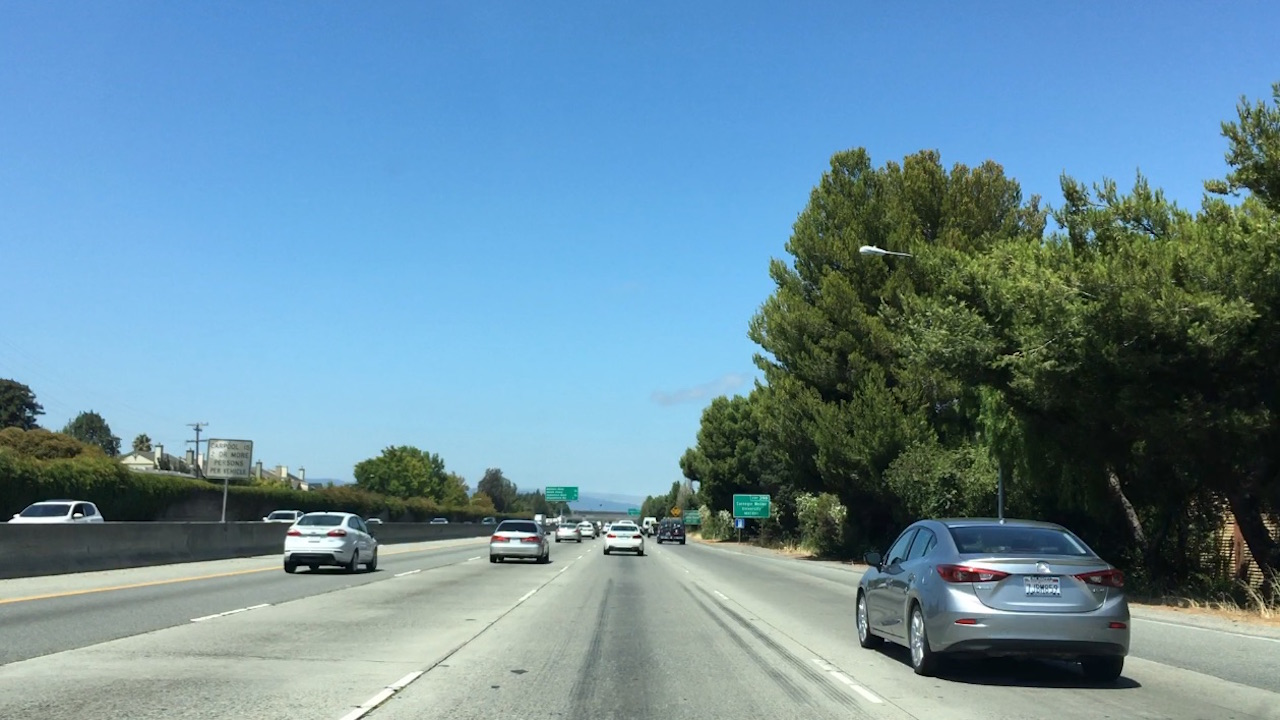
#> input picture cutouts/cutouts/bbox-example-image.jpg, 1280 x 720 px; its folder holds 5 pictures in this run
$ jupyter execute --allow-errors P5.ipynb   (shell and % lines are left out)   (older library calls are emulated)
#> lines starting #> are read from the running program, lines starting #| are printed output that depends on the picture
# import

[cell 1]
import numpy as np
import pandas as pd
import cv2
import matplotlib.pyplot as plt
import matplotlib.image as mpimg
import os
import time
import pickle
import glob

## version check

[cell 2]
import sklearn
print(sklearn.__version__)

# template match

- Write a function that takes in an image and list of templates and returns a list of bounding boxes.(done)
- Find that your function works well to locate the six example templates taken from the first image.(done)
- Try your code on the second image, and find that template matching breaks easily.(can't find the image)

## theory

## cv2.matchTemplate

## cv2.minMaxLoc

## image_path

[cell 3]
abspath = os.getcwd()
abspath

[cell 4]
image_path = 'cutouts/cutouts'
os.chdir(image_path)

[cell 5]
image = mpimg.imread('bbox-example-image.jpg')
#> image is the input picture: shape (720, 1280, 3); mean R, G, B 105, 140.8, 158.7
#image = mpimg.imread('temp-matching-example-2.jpg')
templist = ['cutout1.jpg', 'cutout2.jpg', 'cutout3.jpg',
            'cutout4.jpg', 'cutout5.jpg', 'cutout6.jpg']

## fun draw_boxes

[cell 6]
# Here is your draw_boxes function from the previous exercise
def draw_boxes(img, bboxes, color=(0, 0, 255), thick=6):
    # Make a copy of the image
    imcopy = np.copy(img)
    # Iterate through the bounding boxes
    for bbox in bboxes:
        # Draw a rectangle given bbox coordinates
        cv2.rectangle(imcopy, bbox[0], bbox[1], color, thick)
    # Return the image copy with boxes drawn
    return imcopy

## fun find_matches

[cell 7]
# Define a function to search for template matches
# and return a list of bounding boxes
def find_matches(img, template_list):
    # Define an empty list to take bbox coords
    bbox_list = []
    # Define matching method
    # Other options include: cv2.TM_CCORR_NORMED', 'cv2.TM_CCOEFF', 'cv2.TM_CCORR',
    #         'cv2.TM_SQDIFF', 'cv2.TM_SQDIFF_NORMED'
    method = cv2.TM_CCOEFF_NORMED
    # Iterate through template list
    for temp in template_list:
        # Read in templates one by one
        tmp = mpimg.imread(temp)
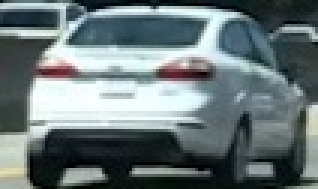
#> input picture cutouts/cutouts/cutout1.jpg, 106 x 63 px (shown 3 times larger)
#> tmp is the input picture: shape (63, 106, 3); mean R, G, B 105.4, 118.5, 120.3
        # Use cv2.matchTemplate() to search the image
        result = cv2.matchTemplate(img, tmp, method)
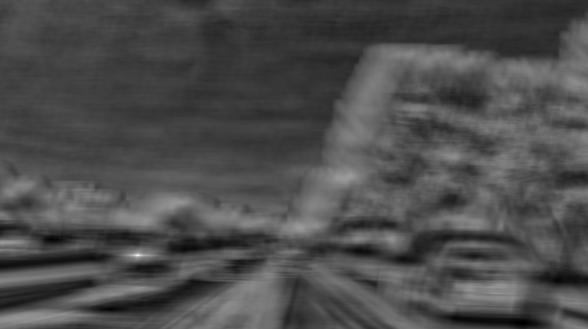
#> result: shape (658, 1175) float32 (shown at 1/2 size); min -0.484, max 1, mean -0.0361; drawn with min black and max white
        # Use cv2.minMaxLoc() to extract the location of the best match
        min_val, max_val, min_loc, max_loc = cv2.minMaxLoc(result)
#> min_val = -0.484; max_val = 1; min_loc = (1043, 645); max_loc = (275, 510)
        # Determine a bounding box for the match
        w, h = (tmp.shape[1], tmp.shape[0])
        if method in [cv2.TM_SQDIFF, cv2.TM_SQDIFF_NORMED]:
            top_left = min_loc
        else:
            top_left = max_loc
#> top_left = (275, 510)
        bottom_right = (top_left[0] + w, top_left[1] + h)
#> bottom_right = (381, 573)
        # Append bbox position to list
        bbox_list.append((top_left, bottom_right))
        # Return the list of bounding boxes

    return bbox_list

## matching example

#> (a cell that did not finish here is left out)

#> (a cell that did not finish here is left out)

# histogram of color

after normalization, images with different size will have same histogram of color

## fun color_hist

[cell 10]
# Define a function to compute color histogram features
def color_hist(img, nbins=32, bins_range=(0, 256)):
    # Compute the histogram of the RGB channels separately
#> called with nbins = 32, bins_range = (0, 256)
    rhist = np.histogram(img[:,:,0], bins=nbins, range=bins_range)
    ghist = np.histogram(img[:,:,1], bins=nbins, range=bins_range)
    bhist = np.histogram(img[:,:,2], bins=nbins, range=bins_range)
    # Generating bin centers
    bin_edges = rhist[1]
#> bin_edges = 33 values from 0 to 256
    bin_centers = (bin_edges[1:]  + bin_edges[0:len(bin_edges)-1])/2
#> bin_centers = 32 values from 4 to 252
    # Concatenate the histograms into a single feature vector
    hist_features = np.concatenate((rhist[0], ghist[0], bhist[0]))
#> hist_features = 96 values, max 634 at index 95, min 49 at index 31, mean 208.7
    # Return the individual histograms, bin_centers and feature vector
    return rhist, ghist, bhist, bin_centers, hist_features

## fun plot_hist

[cell 11]
def plot_hist(image):
    rh, gh, bh, bincen, feature_vec = color_hist(image, nbins=32, bins_range=(0, 256))
#> bincen = 32 values from 4 to 252; feature_vec has the same summary as hist_features in color_hist
    # Plot a figure with all three bar charts
    if rh is not None:
        fig = plt.figure(figsize=(12,3))
        plt.subplot(141)
        plt.bar(bincen, rh[0])
        plt.xlim(0, 256)
        plt.title('R Histogram')
        plt.subplot(142)
        plt.bar(bincen, gh[0])
        plt.xlim(0, 256)
        plt.title('G Histogram')
        plt.subplot(143)
        plt.bar(bincen, bh[0])
        plt.xlim(0, 256)
        plt.title('B Histogram')
        plt.subplot(144)
        plt.imshow(image)
        plt.title('orgin')
        fig.tight_layout()
    else:
        print('Your function is returning None for at least one variable...')

## example

[cell 12]
image = mpimg.imread('cutout1.jpg')
plot_hist(image)
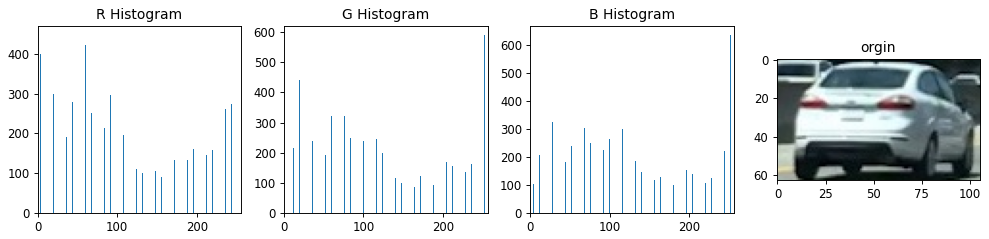
#> figure drawn by matplotlib, 4 panels; panel 1: tallest bar 448 high, from x = 11.6 to 12.4; panel 2: tallest bar 591 high, from x = 251.6 to 252.4; panel 3: tallest bar 634 high, from x = 251.6 to 252.4

## compare hist of color

#> (a cell that did not finish here is left out)

#> (the rest of the program and of its run is left out)
